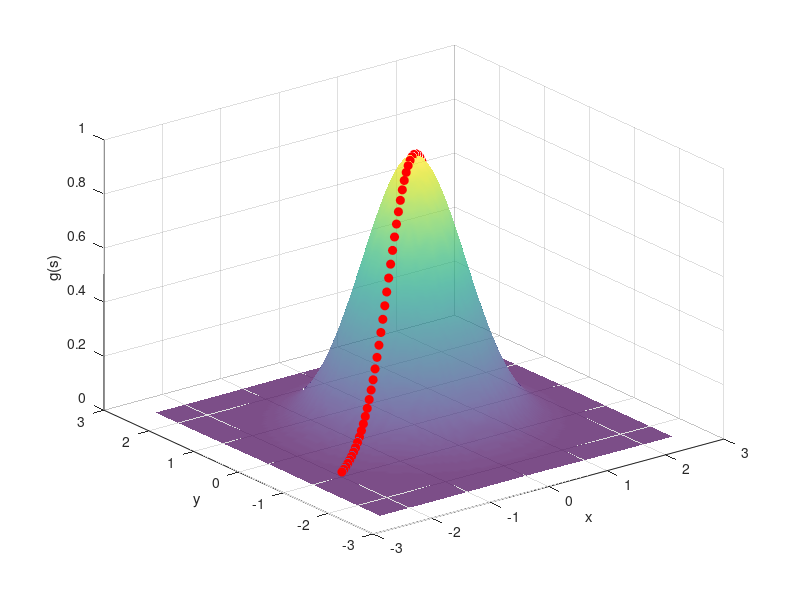

This figure's MATLAB source: (Note: this script raises an error after producing the figure.)
% This is g(s) = f(y1(s), y2(s))
% After math manipulation, g(s) = e^(-(s)^2)
% gsgsd2 takes values of a, b that are not 0 and 1

num_points = 75;
s = linspace(-2, 2, num_points);

% Calculate g(s) = e^(-(s)^2)
g = exp(-(s).^2);

% Create a 3D function g(s)
g_3d = @(x, y) exp(-x.^2 - y.^2);

% Create a new figure
figure;

% Set the background color (change 'w' to your desired color)
set(gcf, 'Color', 'w'); % 'w' is for white color

% Define the expanded 3D domain as [-2, 2] x [-2, 2]
expanded_range = 2.5; % Define the expanded range
x_domain = linspace(-expanded_range, expanded_range, 100);
y_domain = linspace(-expanded_range, expanded_range, 100);
[x, y] = meshgrid(x_domain, y_domain);

% Calculate the 3D function values
z = g_3d(x, y);

% Plot the 3D function using mesh
mesh(x, y, z, 'EdgeColor', 'none', 'FaceAlpha', 0.7, 'FaceColor', 'interp');
xlabel('x');
ylabel('y');
zlabel('g(s)'); % Change the label for the z-axis here

hold on;

% Plot the diagonal line (red dots) for non-zero a and b
a = 0.5; % Change this value as needed
b = 0.5; % Change this value as needed
diagonal_line = a * s;
plot3(s, diagonal_line, g, 'ro', 'MarkerFaceColor', 'r', 'LineWidth', 0.4);


% Plot the line itself
plot3(s, diagonal_line, zeros(size(s)), 'k.', 'MarkerSize', 10);

% Add lighting using 'infinite' style and set the intensity
light = camlight('infinite');
light.Position = [1 1 1]; % Change light direction (optional)
light.Style = 'infiniteheadlight'; % Set lighting style to infinite headlight
light.Intensity = 0.7; % Adjust the lighting intensity (0.7 is just an example)

% Adjust view and layout
view(30, 45); % Rotate to look down a bit more
grid on;

legend('3D Plot', 'Diagonal Line', 'Diagonal Line in x-y Plane', 'Location', 'Best');
title('Combined Plot of g(s)', 'FontSize', 14);

hold off;
